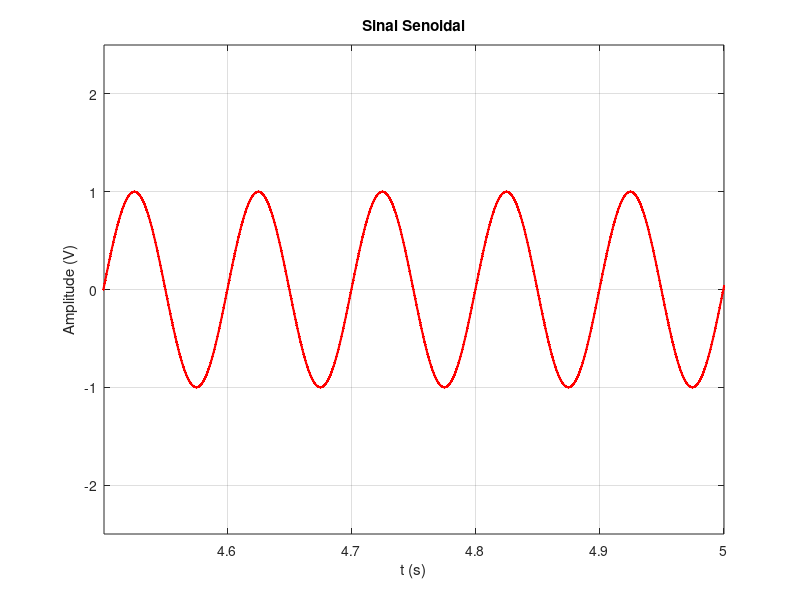

MATLAB code for this plot:
clear; clc; close all;

% Parâmetros
Fs = 2000;          % Frequência de amostragem (10 kHz)
t_fim = 5;              % Tamanho da janela temporal
T_s = 1/Fs;
% Tempo de -50 ms a 50 ms
% t = 0:Ts:t_fim;

% Mensagens
f_1 = 10;

% w = sin(2*pi * f_1 * t);

tempo_decorrido = 0;

t = [tempo_decorrido];
w = [sin(2*pi * f_1 * tempo_decorrido)];

% Plot dos Gráficos no Tempo

% Plot do espectro de magnitude
figure('Name', 'Osciloscópio em Tempo Real', 'NumberTitle', 'off');
hPlot = plot(NaN, NaN, 'r', 'LineWidth', 1.5); % Cria um plot vazio estável
title('Sinal Sendo Amostrado em Tempo Real');
xlabel('Tempo (s)');
ylabel('Amplitude (V)');
grid on;
xlim([0 5]);            % Mostra uma janela deslizante de 5 segundos na tela
ylim([-2.5 2.5]);       % Limites de amplitude do sinal composto




while tempo_decorrido < t_fim
        
    tempo_decorrido = tempo_decorrido + T_s;
    t(end+1) = tempo_decorrido;
    w(end+1) = sin(2*pi * f_1 * tempo_decorrido);
    % plot(t, x, 'red');
    set(hPlot, 'XData', t, 'YData', w);
    title('Sinal Senoidal');
    xlabel('t (s)');
    if tempo_decorrido > 0.5
            xlim([tempo_decorrido - 0.5, tempo_decorrido]);
    end
    drawnow;
    grid on;
    % disp('Fim da iteração')
    % tempo_decorrido

end
